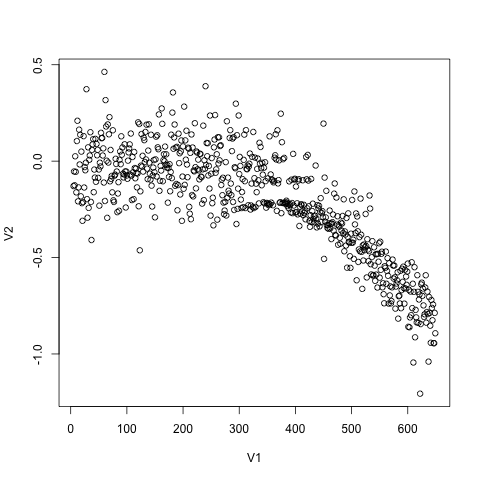

Generate this figure with R:

a <-read.csv("trial-final-17-20171229151203.csv", header = FALSE)
plot(a)
png("trial-final-17-20171229151203.csv.png")
plot(a)

